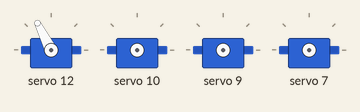
Recording of a sketch running on a simulated Arduino Uno, built with avr-gcc and run on an emulated ATmega328P. On the bench: 4 × servo.

Above: at 0.15 s.
At 4.96 s:
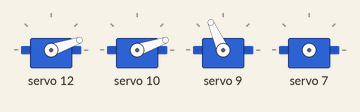
At 9.78 s:
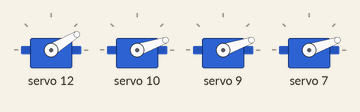
At 19.71 s:
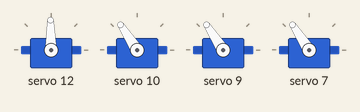
At 29.65 s:
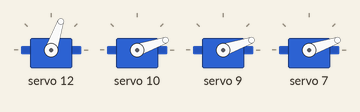
At 39.58 s:
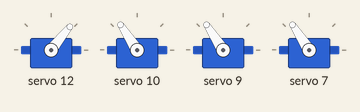
Timing chart, 0 to 40.0 s (numbered marks = the images above):
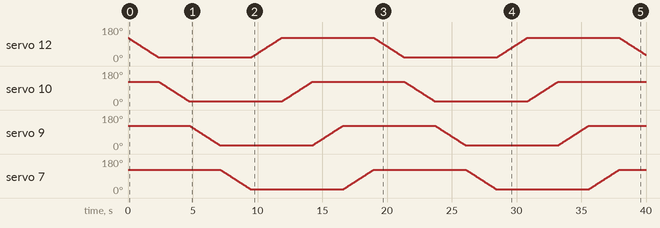

The sketch:

mano_lista.ino
```cpp
#include "HCPCA9685.h"

/* I2C slave address for the device/module. For the HCMODU0097 the default I2C address

is 0x40 */

#define  I2CAdd 0x40

/* Create an instance of the library */

HCPCA9685 HCPCA9685(I2CAdd);

void setup()

{

  /* Initialise the library and set it to 'servo mode' */

HCPCA9685.Init(SERVO_MODE);

  /* Wake the device up */

HCPCA9685.Sleep(false);

}

void dobraDedo(int dedo){
 for(int Pos = 270; Pos >= 50; Pos--)
  {
    HCPCA9685.Servo(dedo, Pos);
    delay(10);
  }


}

void esticaDedo(int dedo){
  for(int Pos = 50; Pos < 270; Pos++)
  {

    HCPCA9685.Servo(dedo, Pos);
    delay(10);
  }
}

void loop(){
  dobraDedo(12);
  dobraDedo(10);
  dobraDedo(9);
  dobraDedo(7);


  esticaDedo(12);
  esticaDedo(10);
  esticaDedo(9);
  esticaDedo(7);


}
```
